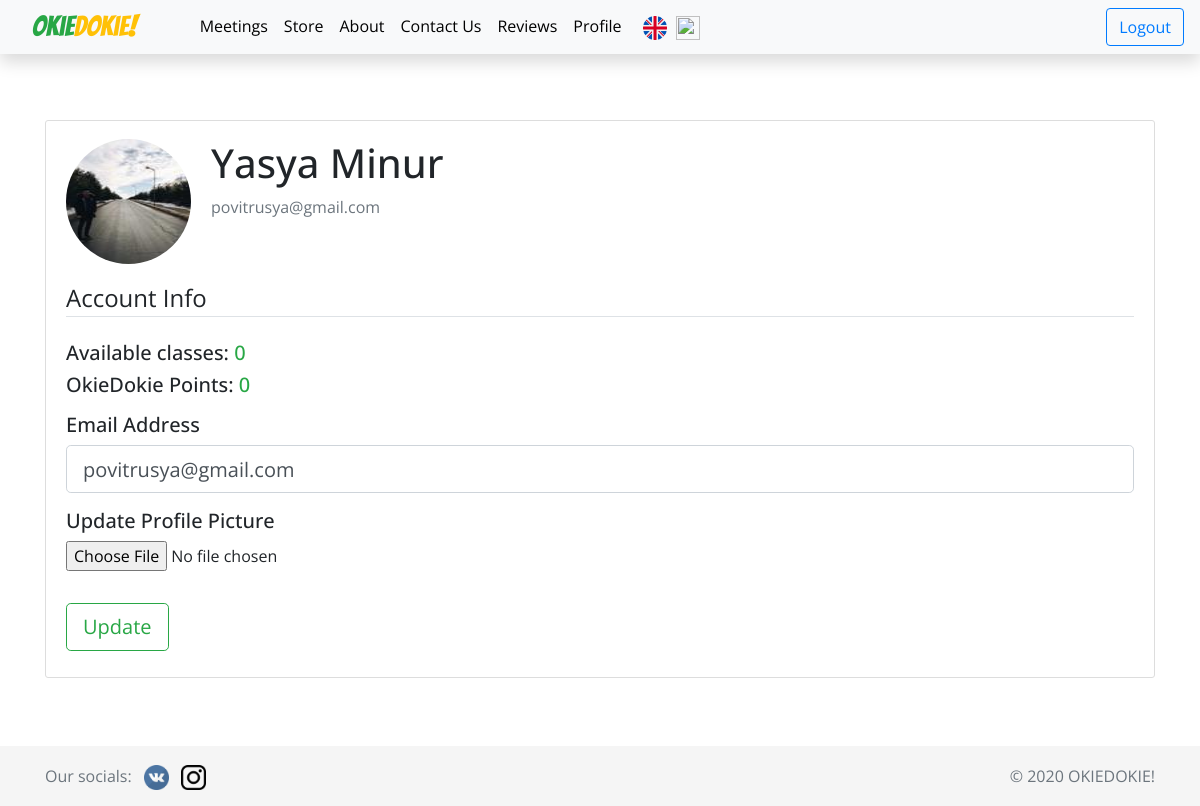
The page /profile (signed in) on the database its author committed.
### okiedokie/models.py (models this page shows, shortened)
class User(db.Model, UserMixin):
    id = db.Column(db.Integer, primary_key=True)
    email = db.Column(db.String(120), unique=True, nullable=False)
    first_name = db.Column(db.String(20), nullable=False)
    last_name = db.Column(db.String(20), nullable=False)
    age = db.Column(db.Integer, nullable=False)
    password = db.Column(db.String(60), nullable=False)
    image_file = db.Column(db.String(20), nullable=False, default='default.png')
    points = db.Column(db.Integer, default=0)
    paid_classes = db.Column(db.Integer, default=1)
    attended_classes = db.Column(db.Integer, default=0)
    created_at = db.Column(db.DateTime, default=datetime.now())
    confirmed = db.Column(db.Boolean, nullable=False, default=False)
    is_admin = db.Column(db.Boolean, default=False)
    reviews = db.relationship('Reviews', backref='author', lazy=True)
    signed_users = db.relationship('Events', secondary=signed_users, lazy='subquery',
        backref=db.backref('signed_users', lazy=True))

### okiedokie/users/routes.py (the view)
@users.route('/profile', methods=['GET', 'POST'])
@login_required
def profile():
    form = UpdateAccountForm()
    current_date = datetime.datetime.now()
    if form.validate_on_submit():
        if form.picture.data:
            picture_file = save_picture(form.picture.data)
            current_user.image_file = picture_file
        current_user.email = form.email.data
        db.session.commit()
        flash('Your account has been updated!', 'success')
        return redirect(url_for('users.profile'))
    elif request.method == 'GET':
        form.email.data = current_user.email
    image_file = url_for('static', filename='images/profile_pics/' + current_user.image_file)
    return render_template('profile.html', form=form, current_date=current_date, image_file=image_file)

### okiedokie/users/forms.py (shortened to what this page needs)
class UpdateAccountForm(FlaskForm):
    email = EmailField('Email address', [validators.Email()])
    picture = FileField('Update Profile Picture', validators=[FileAllowed(['jpg', 'png'],
                                                                          message="Only jpg and png images are allowed")])
    submit = SubmitField('Update')

### okiedokie/models.py (called while the page is built)
@login_manager.user_loader
def load_user(user_id):
    return User.query.get(int(user_id))

### okiedokie/templates/profile.html (shortened to what this page needs)
{% extends 'base.html' %}
{% block link %}
<link rel="stylesheet" type="text/css" href="{{ url_for('static', filename='css/signin.css') }}">
{% endblock link %}
{% block body %}
<div class="container mt-5">
    <div class="content-section">
        <div class="media mt-2">
            <img class="rounded-circle account-img" src="{{ image_file }}">
            <div class="media-body">
                <h2 class="account-heading">{{ current_user.first_name }} {{ current_user.last_name }}</h2>
                <p class="text-secondary">{{ current_user.email }}</p>
            </div>
        </div>
        <form method="POST" action="" enctype="multipart/form-data">
            <fieldset class="form-group">
                <legend class="border-bottom mb-4">{{ _('Account Info') }} </legend>
                <h5>{{ _('Available classes') }}: <span class="text-success"> {{ current_user.paid_classes }} </span></h5>
                <h5 class="mb-3">OkieDokie Points: <span class="text-success">{{ current_user.points }} </span></h5>
                <div class="form-group">
                    <h5>{{ _('Email Address') }}</h5>
                    {% if form.email.errors %}
                    {{ form.email(class="form-control form-control-lg is-invalid") }}
                    <div class="invalid-feedback">
                        {% for error in form.email.errors %}
                        <span>{{ error }}</span>
                        {% endfor %}
                    </div>
                    {% else %}
                    {{ form.email(class="form-control form-control-lg") }}
                    {% endif %}
                </div>
                <div class="form-group">
                    <h5>{{ _('Update Profile Picture') }}</h5>
                    {{ form.picture(class="form-control-file") }}
                </div>
            </fieldset>
            <div class="form-group">
                {{ form.submit(class="btn btn-lg btn-outline-success") }}
            </div>
        </form>
    </div>
</div>
{% endblock body %}

### okiedokie/static/css/styles.css (style rules this page uses)
html { position: relative; min-height: 100%; }
body { font-family: 'Open Sans', Roboto, sans-serif; margin-bottom: 60px; min-height: 30rem; padding-top: 4.5rem; }
.content-section { background: #ffffff; padding: 10px 20px; border: 1px solid #dddddd; border-radius: 3px; margin-bottom: 20px; }
.account-img { height: 125px; width: 125px; margin-right: 20px; margin-bottom: 16px; }
.account-heading { font-size: 2.5rem; }

### rows shown on the page
User: first_name "Yasya", last_name "Minur", email "povitrusya@gmail.com", paid_classes "0", points "0"
